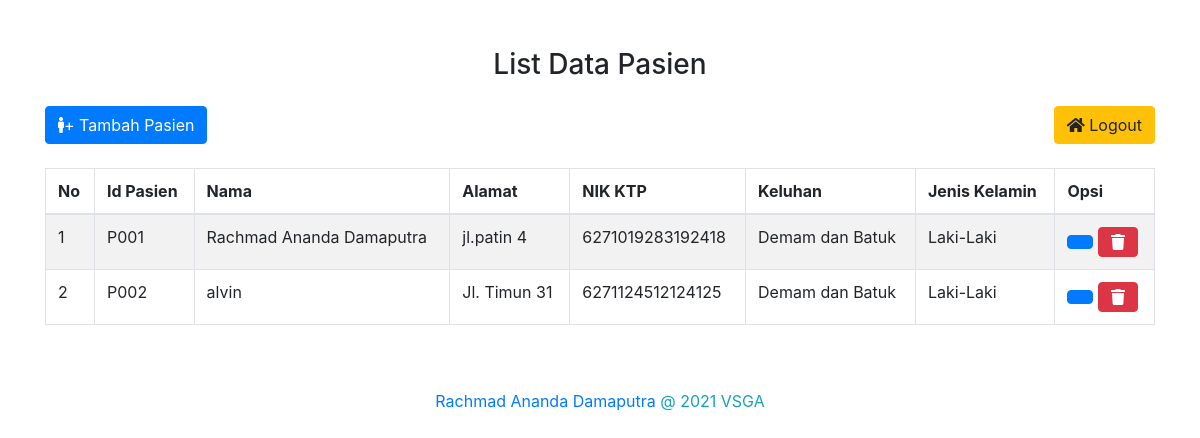
The app's page /crud/crud.php with its own data.
### tables this page shows
CREATE TABLE `tb_pasien` (
  `id_pasien` varchar(11) NOT NULL,
  `nama` varchar(30) NOT NULL,
  `alamat` varchar(30) NOT NULL,
  `nik_ktp` varchar(16) NOT NULL,
  `keluhan` varchar(50) NOT NULL,
  `jk` varchar(11) NOT NULL
);

### crud/crud.php (the view, shortened to what this page needs)
<?php
include 'koneksi.php';
?>
<head>
  <link rel="stylesheet" href="https://cdn.jsdelivr.net/npm/bootstrap@4.6.0/dist/css/bootstrap.min.css">
  <link rel="stylesheet" href="https://pro.fontawesome.com/releases/v5.10.0/css/all.css" />
</head>
<section class="container content my-5">
  <div class="row">
    <div class="col-sm-12">
      <div class="box box-primary">
        <div class="box-header with-border">
          <h3 class="box-title text-center">List Data Pasien</h3>
          <div class="box-tools pull-left my-4">
            <a href="#" class="btn btn-primary" data-toggle="modal" data-target="#tambahpasien" name="tambahpasien"><i class="fa fa-male"></i>+ Tambah Pasien</a>
            <a href="logout.php" class="btn btn-warning float-right"><i class="fa fa-home"></i> Logout</a>
          </div>
        </div>
        <div class="box-body">
          <div class="table-responsive22">
            <table id="datatable" class="table table-bordered table-striped">
              <thead>
                <tr>
                  <th>No </th>
                  <th>Id Pasien</th>
                  <th>Nama </th>
                  <th>Alamat</th>
                  <th>NIK KTP</th>
                  <th>Keluhan</th>
                  <th>Jenis Kelamin</th>
                  <th>Opsi</th>
                </tr>
              </thead>
              <tbody>
                <?php
                $no = 1;
                $queryview = mysqli_query($koneksi, "SELECT * FROM tb_pasien");
                while ($row = mysqli_fetch_assoc($queryview)) {
                ?>
                  <tr>
                    <td><?php echo $no++; ?></td>
                    <td><?php echo $row['id_pasien']; ?></td>
                    <td><?php echo $row['nama']; ?></td>
                    <td><?php echo $row['alamat']; ?></td>
                    <td><?php echo $row['nik_ktp']; ?></td>
                    <td><?php echo $row['keluhan']; ?></td>
                    <td><?php echo $row['jk']; ?></td>
                    <td>
                      <a href="#" class="btn btn-primary btn-flat btn-xs" data-toggle="modal" data-target="#updatepasien<?php echo $no; ?>"><i class="fa fa-pencil"></i> </a>
                      <a href="#" class="btn btn-danger btn-flat btn-xs" data-toggle="modal" data-target="#deletepasien<?php echo $no; ?>"><i class="fa fa-trash"></i> </a>
                    </td>
                  </tr>
                <?php
                }
                ?>
              </tbody>
            </table>
          </div>
        </div>
      </div>
    </div>
  </div>
</section>
<footer class="text-center text-info"> <a href="https://linktr.ee/damaputra" target="_blank">Rachmad Ananda Damaputra</a> @ 2021 VSGA</footer>

### records on screen
tb_pasien: id_pasien "P001", nama "Rachmad Ananda Damaputra", alamat "jl.patin 4", nik_ktp "6271019283192418", keluhan "Demam dan Batuk", jk "Laki-Laki"
tb_pasien: id_pasien "P002", nama "alvin", alamat "Jl. Timun 31", nik_ktp "6271124512124125", keluhan "Demam dan Batuk", jk "Laki-Laki"
